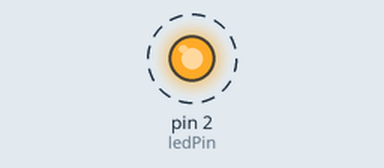
Simulated run of this sketch. Board: Arduino Uno, built with avr-gcc and run on an emulated ATmega328P. On the bench: output pins drawn as LEDs (lit = HIGH). Dashed ring = blinking. What the sketch prints to the serial monitor is not drawn.

Above: at 0.5 s.
Timing chart, 0 to 4.6 s (numbered marks = the images above):
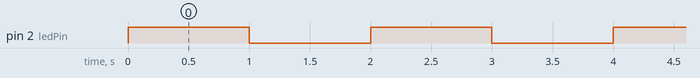

The sketch:

lab02.ino
```cpp
const int ledPin = 2;

void setup() {
  Serial.begin(115200);
  pinMode(ledPin, OUTPUT);
}

void loop() {
  digitalWrite(ledPin, HIGH);
  Serial.println("LED ON");
  delay(1000);

  digitalWrite(ledPin, LOW);
  Serial.println("LED OFF");
  delay(1000);
}
```

Measured:
- by itself, pin 2 (ledPin): alternates HIGH for 1.0 s and LOW for 1.0 s
